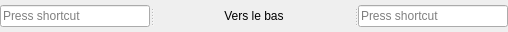
                <widget class="QSplitter" name="splitter_42">
                 <property name="sizePolicy">
                  <sizepolicy hsizetype="Fixed" vsizetype="Fixed">
                   <horstretch>0</horstretch>
                   <verstretch>0</verstretch>
                  </sizepolicy>
                 </property>
                 <property name="minimumSize">
                  <size>
                   <width>502</width>
                   <height>32</height>
                  </size>
                 </property>
                 <property name="orientation">
                  <enum>Qt::Horizontal</enum>
                 </property>
                 <widget class="QKeySequenceEdit" name="_2Player_1_KeyPieceDownMovement">
                  <property name="sizePolicy">
                   <sizepolicy hsizetype="Fixed" vsizetype="Fixed">
                    <horstretch>0</horstretch>
                    <verstretch>0</verstretch>
                   </sizepolicy>
                  </property>
                  <property name="minimumSize">
                   <size>
                    <width>150</width>
                    <height>32</height>
                   </size>
                  </property>
                  <property name="maximumSize">
                   <size>
                    <width>150</width>
                    <height>32</height>
                   </size>
                  </property>
                 </widget>
                 <widget class="QLabel" name="label_32">
                  <property name="sizePolicy">
                   <sizepolicy hsizetype="Fixed" vsizetype="Fixed">
                    <horstretch>0</horstretch>
                    <verstretch>0</verstretch>
                   </sizepolicy>
                  </property>
                  <property name="minimumSize">
                   <size>
                    <width>200</width>
                    <height>32</height>
                   </size>
                  </property>
                  <property name="maximumSize">
                   <size>
                    <width>200</width>
                    <height>32</height>
                   </size>
                  </property>
                  <property name="text">
                   <string>Vers le bas</string>
                  </property>
                  <property name="alignment">
                   <set>Qt::AlignCenter</set>
                  </property>
                 </widget>
                 <widget class="QKeySequenceEdit" name="_2Player_2_KeyPieceDownMovement">
                  <property name="sizePolicy">
                   <sizepolicy hsizetype="Fixed" vsizetype="Fixed">
                    <horstretch>0</horstretch>
                    <verstretch>0</verstretch>
                   </sizepolicy>
                  </property>
                  <property name="minimumSize">
                   <size>
                    <width>150</width>
                    <height>32</height>
                   </size>
                  </property>
                  <property name="maximumSize">
                   <size>
                    <width>150</width>
                    <height>32</height>
                   </size>
                  </property>
                 </widget>
                </widget>
